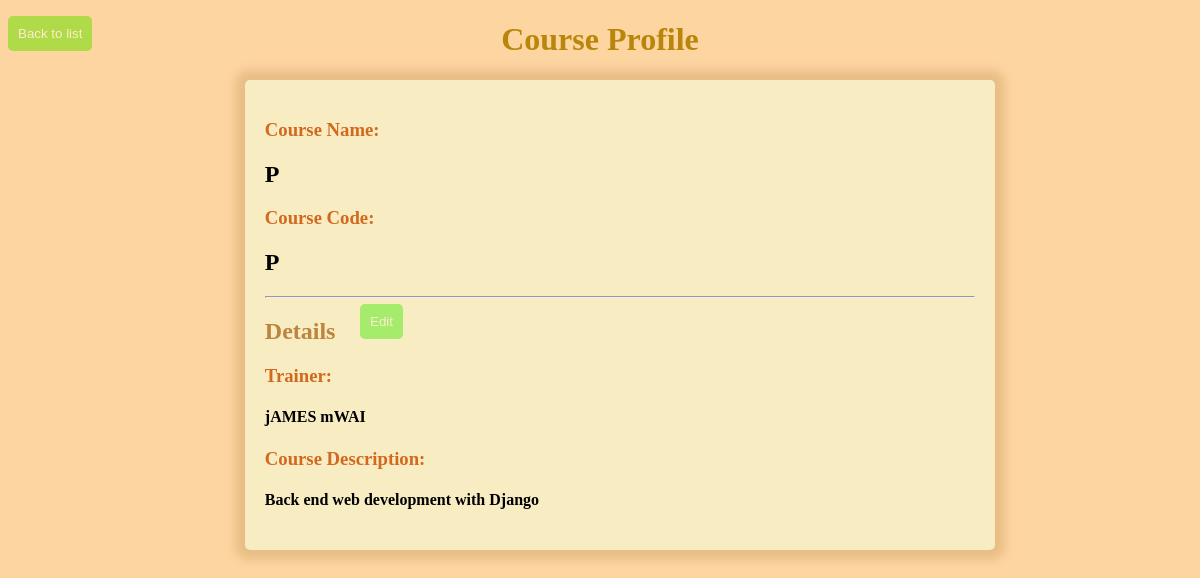
The page /course/profile/1/ on the database as committed earlier.
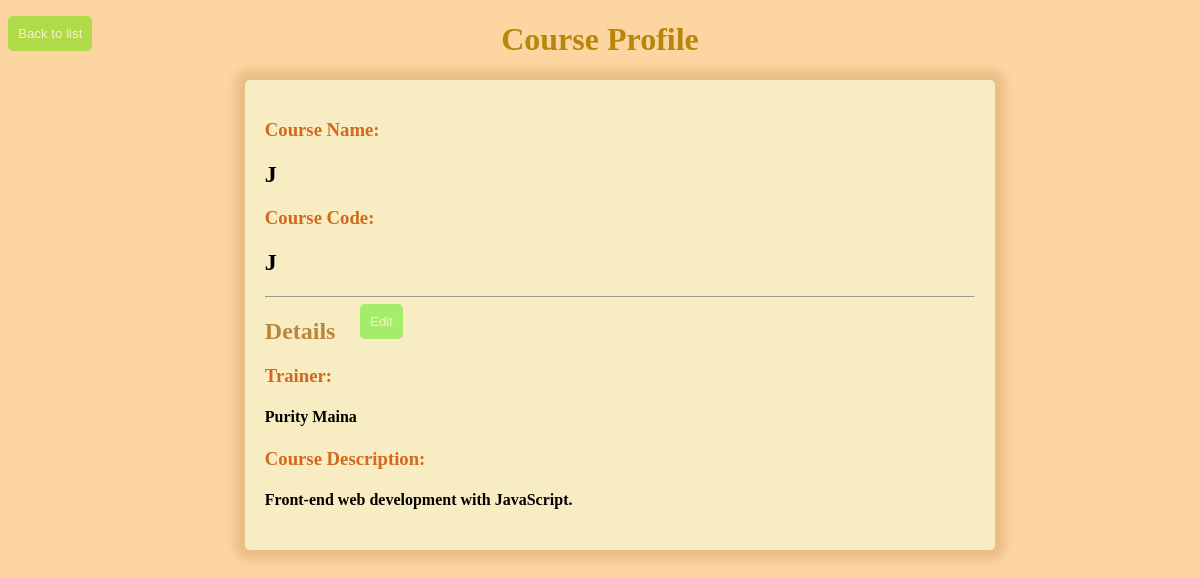
The same page on the database as committed later.
### course/models.py (models this page shows)
class Course(models.Model):
    course_choice =((u'P',u'Python'),
    (u'J',u'JavaScript'),
    (u'K',u'Kotlin'),
    (u'U',u'UX Research'),
    (u'UI',u'UI/UX Design'),
    (u'P',u'Professional Development'),
    (u'N',u'Navigating Your Journey'))
    course_name = models.CharField(max_length=20,choices=course_choice, null=True)
    course_code_choice=((u'P',u'P-BackEnd'),
   ( u'J',u'J-FrontEnd'),
   (u'K',u'K-MobFront'),
   (u'U',u'U-Rsh'),
   (u'UI',u'UI/UX'),
   (u'p',u'PD'),
   (u'N',u'NYJ'))
    course_code = models.CharField(max_length=10,choices=course_code_choice, null=True)
    trainer = models.CharField(max_length=20, null=True)
    course_description = models.TextField(null=True)
    syllabus = models.FileField(upload_to='files/', null=True)

### course/views.py (the view)
# urls.py: path("profile/<int:id>/", course_profile, name="course_profile"),
def course_profile(request,id):
    course = Course.objects.get(id=id)
    return render(request,"course_profile.html", {"course":course})

### course/templates/course_profile.html (shortened to what this page needs)
<!DOCTYPE html>
<html lang="en">
<head>
</head>
<body>
    <h1 style="color: darkgoldenrod; text-align: center;">Course Profile</h1>
    <button id="back"><a href="{%url 'course_list'%}">Back to list</a></button>
    <div class="form">
                <div class="details">
                    <h3>Course Name:</h3> <h2>{{course.course_name}}</h2>
                    <h3>Course Code:</h3> <h2>{{course.course_code}}</h2>
                    <button id="edit"><a href="{%url 'edit_course' id=course.id %}">Edit</a></button>
                </div>
                <hr>
                <h2 style="color: rgb(187, 133, 62);">Details</h2>
                <h3>Trainer: </h3>
                    <h4>{{course.trainer}}</h4>
                <h3>Course Description: </h3>
                    <h4>{{course.course_description}}</h4>
            </div>
</body>
</html>

Rows that differ between the two databases and show on the page:
changed Course: course_name "P" → "J"; course_code "P" → "J"; trainer "jAMES mWAI" → "Purity Maina"; course_description "Back end web development with Django" → "Front-end web development with JavaScript."
